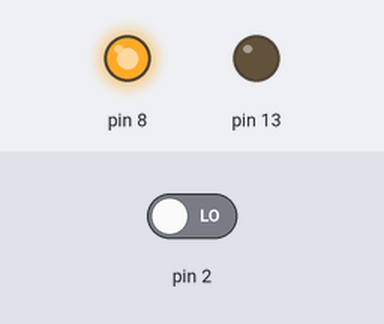
This sketch was run on a simulated Arduino Uno, built with avr-gcc and run on an emulated ATmega328P. Shown: output pins drawn as LEDs (lit = HIGH). Inputs (shaded band) come from the test bench; at power-on: pin 2 LOW.

Above: at 1.2 s.
1.3 s: pin 2 driven HIGH
At 2.5 s:
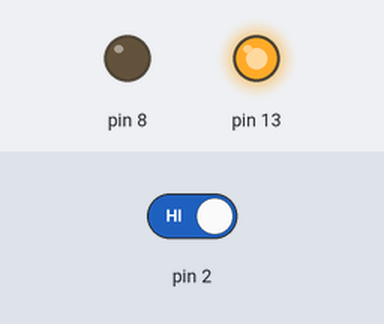
2.8 s: pin 2 driven LOW
At 3.7 s:
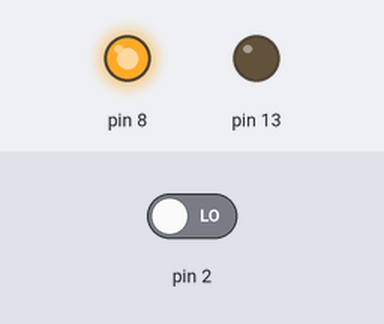
Timing chart, 0 to 5.8 s (numbered marks = the images above; inputs shaded):
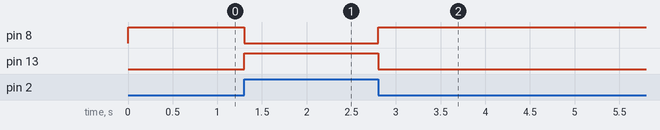

Measured:
- after the input at 1.3 s, pin 8: HIGH → LOW at once; pin 13: LOW → HIGH at once
- after the input at 2.8 s, pin 8: LOW → HIGH at once; pin 13: HIGH → LOW at once

The sketch:

Complete_Motion_Detection_Alarm.ino
```cpp
void setup() {
  pinMode(2,INPUT);
  pinMode(8,OUTPUT);
  pinMode(13,OUTPUT);
}

void loop() {
  int state=digitalRead(2);
  if(state==1)
  {
  digitalWrite(13,HIGH);
  digitalWrite(8,LOW);
  }
  else
  {
  digitalWrite(13,LOW);
  digitalWrite(8,HIGH);
  }
}
```
